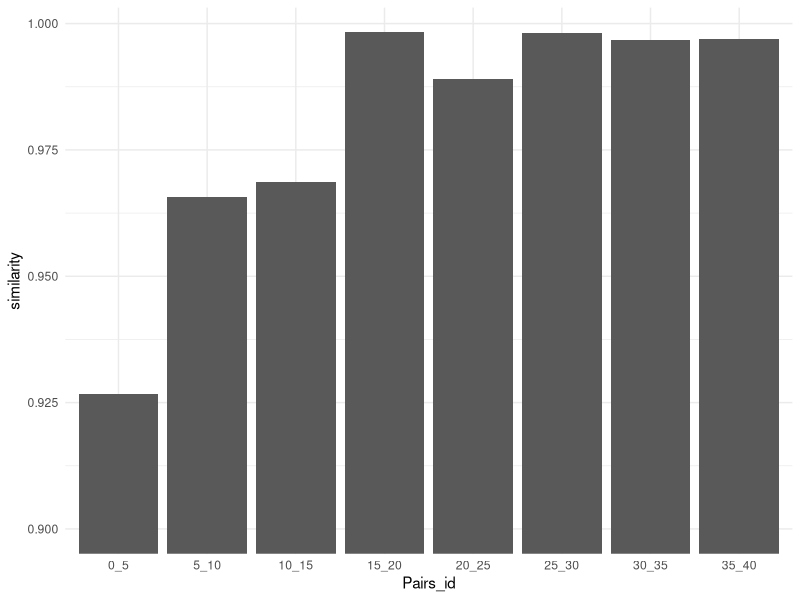

Source code (R):
# kijken naar python similarity matrix met BERT gemaakt

library(tidyverse)

df <- read.csv('similarity_matrix_lemmas.csv')

# view(df)

#pairwise vergelijking maken

df$identifier <- as.numeric(df$identifier)

df <- df[order(df$identifier), ]

df_wide <- df%>%
  pivot_longer(cols = 2:10, names_to = "id", values_to = "similarity")%>%
  mutate(id = gsub("X", "", id))

# view(df_wide)

df_wide$id <- as.numeric(df_wide$id)

df_pairs <- df_wide %>%
  group_by(identifier)%>%
  mutate(pairs = ifelse(id == identifier + 5, first(id), NA))%>%
  filter(!is.na(pairs))%>%
  select(-pairs)%>%
  mutate(Pairs_id = str_c(as.character(identifier), as.character(id), sep = "_"))%>%
  ungroup()%>%
  select(-id, -identifier)
  

# view(df_pairs)  

manual_order <- c("0_5", "5_10", "10_15", "15_20", "20_25", "25_30", 
                  "30_35", "35_40")  # Example order, adjust as needed

# Convert pair_ids to a factor with the specified levels
df_pairs$Pairs_id <- factor(df_pairs$Pairs_id, levels = manual_order)

ggplot(df_pairs)+
  geom_col(aes(Pairs_id, similarity))+
  coord_cartesian(ylim = c(0.90, max(df_pairs$similarity, na.rm = TRUE)))+
  theme_minimal()





